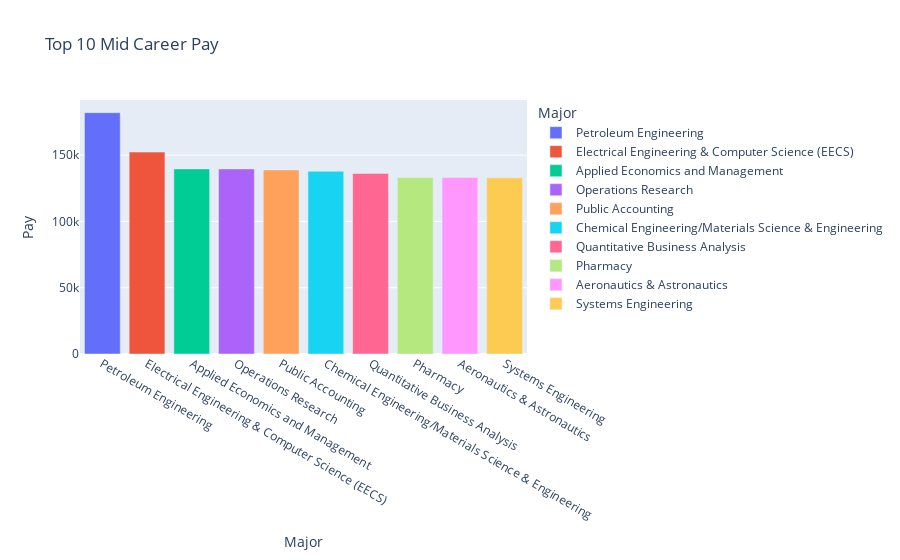

Notebook code for this chart:
### Markdown cell above
<h1>Which jobs have the highest pay in their mid-career?<h1>

### Code cell
top_10_early = df[['Major','Mid-Career Pay']].sort_values('Mid-Career Pay', ascending=False).head(10)
fig = px.bar(top_10_early, x=top_10_early['Major'], y=top_10_early['Mid-Career Pay'], 
             title='Top 10 Mid Career Pay', color=top_10_early['Major'])
fig.update_layout(xaxis_title='Major', 
                          yaxis_title='Pay')
fig.show()

### Figure 1 — Plotly figure (JSON) as saved in the notebook; plotly's stock layout.template omitted (floating-point values rounded to 4 significant figures)
{"data": [{"alignmentgroup": "True", "hovertemplate": "Major=%{x}<br>Mid-Career Pay=%{y}<extra></extra>", "legendgroup": "Petroleum Engineering", "marker": {"color": "#636efa"}, "name": "Petroleum Engineering", "offsetgroup": "Petroleum Engineering", "orientation": "v", "showlegend": true, "textposition": "auto", "type": "bar", "x": ["Petroleum Engineering"], "xaxis": "x", "y": [182000], "yaxis": "y"}, {"alignmentgroup": "True", "hovertemplate": "Major=%{x}<br>Mid-Career Pay=%{y}<extra></extra>", "legendgroup": "Electrical Engineering & Computer Science (EECS)", "marker": {"color": "#EF553B"}, "name": "Electrical Engineering & Computer Science (EECS)", "offsetgroup": "Electrical Engineering & Computer Science (EECS)", "orientation": "v", "showlegend": true, "textposition": "auto", "type": "bar", "x": ["Electrical Engineering & Computer Science (EECS)"], "xaxis": "x", "y": [152300], "yaxis": "y"}, {"alignmentgroup": "True", "hovertemplate": "Major=%{x}<br>Mid-Career Pay=%{y}<extra></extra>", "legendgroup": "Applied Economics and Management", "marker": {"color": "#00cc96"}, "name": "Applied Economics and Management", "offsetgroup": "Applied Economics and Management", "orientation": "v", "showlegend": true, "textposition": "auto", "type": "bar", "x": ["Applied Economics and Management"], "xaxis": "x", "y": [139600], "yaxis": "y"}, {"alignmentgroup": "True", "hovertemplate": "Major=%{x}<br>Mid-Career Pay=%{y}<extra></extra>", "legendgroup": "Operations Research", "marker": {"color": "#ab63fa"}, "name": "Operations Research", "offsetgroup": "Operations Research", "orientation": "v", "showlegend": true, "textposition": "auto", "type": "bar", "x": ["Operations Research"], "xaxis": "x", "y": [139600], "yaxis": "y"}, {"alignmentgroup": "True", "hovertemplate": "Major=%{x}<br>Mid-Career Pay=%{y}<extra></extra>", "legendgroup": "Public Accounting", "marker": {"color": "#FFA15A"}, "name": "Public Accounting", "offsetgroup": "Public Accounting", "orientation": "v", "showlegend": true, "textposition": "auto", "type": "bar", "x": ["Public Accounting"], "xaxis": "x", "y": [138800], "yaxis": "y"}, {"alignmentgroup": "True", "hovertemplate": "Major=%{x}<br>Mid-Career Pay=%{y}<extra></extra>", "legendgroup": "Chemical Engineering/Materials Science & Engineering", "marker": {"color": "#19d3f3"}, "name": "Chemical Engineering/Materials Science & Engineering", "offsetgroup": "Chemical Engineering/Materials Science & Engineering", "orientation": "v", "showlegend": true, "textposition": "auto", "type": "bar", "x": ["Chemical Engineering/Materials Science & Engineering"], "xaxis": "x", "y": [137800], "yaxis": "y"}, {"alignmentgroup": "True", "hovertemplate": "Major=%{x}<br>Mid-Career Pay=%{y}<extra></extra>", "legendgroup": "Quantitative Business Analysis", "marker": {"color": "#FF6692"}, "name": "Quantitative Business Analysis", "offsetgroup": "Quantitative Business Analysis", "orientation": "v", "showlegend": true, "textposition": "auto", "type": "bar", "x": ["Quantitative Business Analysis"], "xaxis": "x", "y": [136200], "yaxis": "y"}, {"alignmentgroup": "True", "hovertemplate": "Major=%{x}<br>Mid-Career Pay=%{y}<extra></extra>", "legendgroup": "Pharmacy", "marker": {"color": "#B6E880"}, "name": "Pharmacy", "offsetgroup": "Pharmacy", "orientation": "v", "showlegend": true, "textposition": "auto", "type": "bar", "x": ["Pharmacy"], "xaxis": "x", "y": [133200], "yaxis": "y"}, {"alignmentgroup": "True", "hovertemplate": "Major=%{x}<br>Mid-Career Pay=%{y}<extra></extra>", "legendgroup": "Aeronautics & Astronautics", "marker": {"color": "#FF97FF"}, "name": "Aeronautics & Astronautics", "offsetgroup": "Aeronautics & Astronautics", "orientation": "v", "showlegend": true, "textposition": "auto", "type": "bar", "x": ["Aeronautics & Astronautics"], "xaxis": "x", "y": [133100], "yaxis": "y"}, {"alignmentgroup": "True", "hovertemplate": "Major=%{x}<br>Mid-Career Pay=%{y}<extra></extra>", "legendgroup": "Systems Engineering", "marker": {"color": "#FECB52"}, "name": "Systems Engineering", "offsetgroup": "Systems Engineering", "orientation": "v", "showlegend": true, "textposition": "auto", "type": "bar", "x": ["Systems Engineering"], "xaxis": "x", "y": [132900], "yaxis": "y"}], "layout": {"barmode": "relative", "legend": {"title": {"text": "Major"}, "tracegroupgap": 0}, "title": {"text": "Top 10 Mid Career Pay"}, "xaxis": {"anchor": "y", "categoryarray": ["Petroleum Engineering", "Electrical Engineering & Computer Science (EECS)", "Applied Economics and Management", "Operations Research", "Public Accounting", "Chemical Engineering/Materials Science & Engineering", "Quantitative Business Analysis", "Pharmacy", "Aeronautics & Astronautics", "Systems Engineering"], "categoryorder": "array", "domain": [0, 1], "title": {"text": "Major"}}, "yaxis": {"anchor": "x", "domain": [0, 1], "title": {"text": "Pay"}}}}
